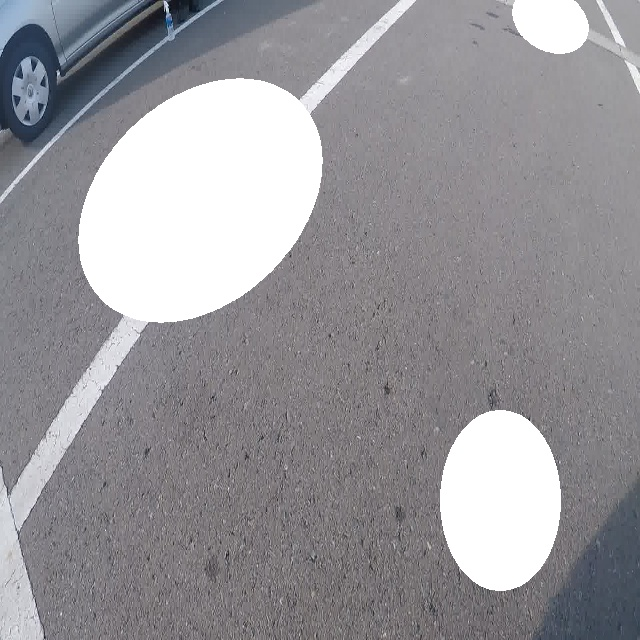
#> input picture code_seamless/input.jpg, 640 x 640 px, given in place of raindrop0439.jpg, which was not available
$ python poissonblending.py
#> lines starting #> are read from the running program, lines starting #| are printed output that depends on the picture; after the words box and inside, x2 and y2 are one past the last pixel; in counts of white or black regions, pixels touching at a corner belong together; pictures that were not available may be replaced by others from this repository, and a replacement may not be noted
### unsharp_mask.py
import cv2
import numpy as np

import poissonblending


def unsharp_mask(image, kernel_size=(5, 5), sigma= 5.0, amount=1.0, threshold=5):
    """Return a sharpened version of the image, using an unsharp mask."""
    # For details on unsharp masking, see:
    # https://en.wikipedia.org/wiki/Unsharp_masking
    # https://homepages.inf.ed.ac.uk/rbf/HIPR2/unsharp.htm
    blurred = cv2.GaussianBlur(image, kernel_size, sigma)
    sharpened = float(amount + 1) * image - float(amount) * blurred
    sharpened = np.maximum(sharpened, np.zeros(sharpened.shape))
    sharpened = np.minimum(sharpened, 255 * np.ones(sharpened.shape))
    sharpened = sharpened.round().astype(np.uint8)

    if threshold > 0:
        low_contrast_mask = np.absolute(image - blurred) < threshold
        np.copyto(sharpened, image, where=low_contrast_mask)

    return sharpened


# [13 lines that do not run on import are left out]
    # cv2.imwrite("lenna_unsharp.jpg", unsharp_image)

### poissonblending.py
#!/usr/bin/env python
# -*- coding: utf-8 -*-

import numpy as np
import scipy.sparse
import PIL.Image
import pyamg

import cv2
import unsharp_mask


# pre-process the mask array so that uint64 types from opencv.imread can be adapted
# [473 lines left out: functions prepare_mask, blend, test, inpainting, alpha_blending, alpha_blending_test_copy and 3 more, not called in this run]

    # Write results
    # cv2.imwrite("result/opencv-normal-clone-example.jpg", normal_clone)
    # cv2.imwrite("result/opencv-mixed-clone-example.jpg", mixed_clone)
    # cv2.imwrite("result/opencv-monochrome-transfer-example.jpg", monochrome_transfer)


if __name__ == '__main__':
    # [4 lines of commented-out code are left out]
    seamless_cloning_paper_test_copy()
#> in seamless_cloning_paper_test_copy, im is the input picture: shape (640, 640, 3); mean B, G, R 153.5, 149.3, 150.7
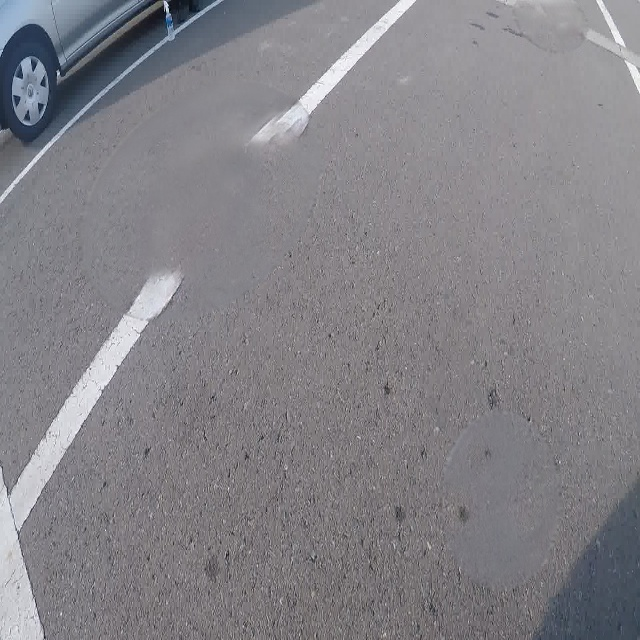
#> input picture code_seamless/output.jpg, 640 x 640 px, given in place of raindrop0436.jpg, which was not available
#> in seamless_cloning_paper_test_copy, obj is the input picture: shape (640, 640, 3); mean B, G, R 135.3, 130.3, 131.9
#> in seamless_cloning_paper_test_copy, `crop_img = obj[370:470, 270:370]`:
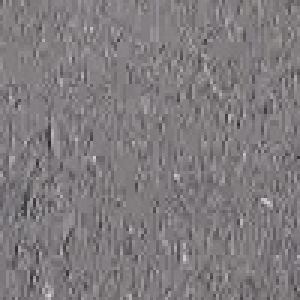
#> crop_img: shape (100, 100, 3) (shown 3 times larger); mean B, G, R 125.9, 123.1, 127.7
#> in seamless_cloning_paper_test_copy, `im[y_offset:y_offset+crop_img.shape[0], x_offset:x_offset+crop_img.sha..`:
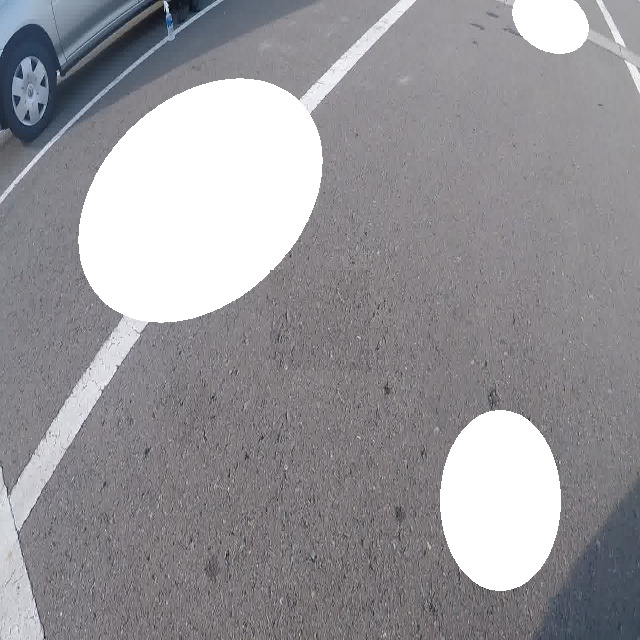
#> im: shape (640, 640, 3); 2.42% of pixels changed, all inside (x1, y1, x2, y2) = (270, 270, 370, 370)
#> in seamless_cloning_paper_test_copy, `(thresh, im_bw) = cv2.threshold(gray_image, 128, 255, cv2.THRESH_BINAR..`:
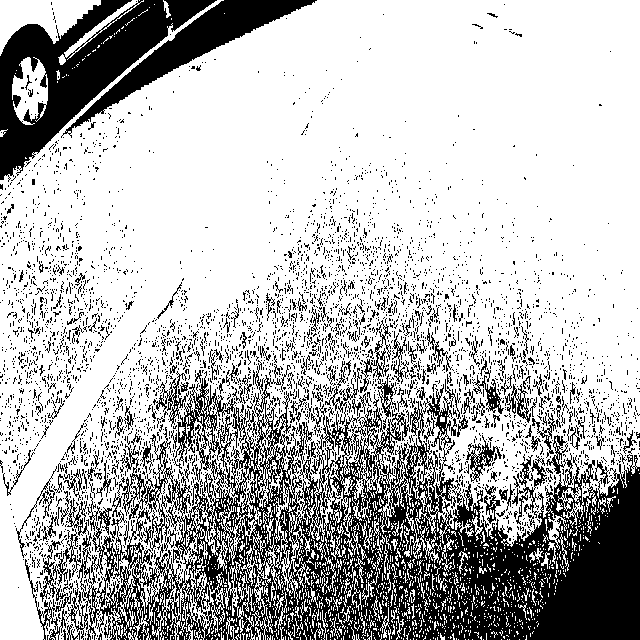
#> im_bw: shape (640, 640); 72.3% white; 4386 black regions (4177 under 20 px), largest, box (x1, y1, x2, y2) and area: (77, 371, 640, 640) 66043, (0, 0, 217, 182) 13867, (61, 0, 317, 138) 6181
#> in seamless_cloning_paper_test_copy, `(thresh, im_bw) = cv2.threshold(gray_image, 128, 255, cv2.THRESH_BINAR..`: thresh = 122
#> in seamless_cloning_paper_test_copy, `cv2.circle(im, center, 1, (0,0,255), -1)`: im: shape (640, 640, 3); under 0.01% of pixels changed, all inside (x1, y1, x2, y2) = (319, 319, 322, 322)
#> in seamless_cloning_paper_test_copy, `cv2.circle(mask,(minx, miny), 1, (0,255,255), -1)`: mask: shape (640, 640, 3); mean B, G, R 135.3, 130.3, 131.9
#> in seamless_cloning_paper_test_copy, `cv2.circle(mask,(maxx, miny), 1, (0,255,255), -1)`: mask: shape (640, 640, 3); mean B, G, R 135.3, 130.3, 131.9
#> in seamless_cloning_paper_test_copy, `cv2.circle(mask,(minx, maxy), 1, (0,255,255), -1)`: mask: shape (640, 640, 3); mean B, G, R 135.3, 130.3, 131.9
#> in seamless_cloning_paper_test_copy, `cv2.circle(mask,(maxx, maxy), 1, (0,255,255), -1)`: mask: shape (640, 640, 3); mean B, G, R 135.3, 130.3, 131.9
#> in seamless_cloning_paper_test_copy, `cv2.circle(mask,(miny, minx), 1, (0,255,0), -1)`: mask: shape (640, 640, 3); mean B, G, R 135.3, 130.3, 131.9
#> in seamless_cloning_paper_test_copy, `cv2.circle(mask,(maxy, minx), 1, (0,255,0), -1)`: mask: shape (640, 640, 3); mean B, G, R 135.3, 130.3, 131.9
#> in seamless_cloning_paper_test_copy, `cv2.circle(mask,(miny, maxx), 1, (0,255,0), -1)`: mask: shape (640, 640, 3); mean B, G, R 135.3, 130.3, 131.9
#> in seamless_cloning_paper_test_copy, `cv2.circle(mask,(maxy, maxx), 1, (0,255,0), -1)`: mask: shape (640, 640, 3); mean B, G, R 135.3, 130.3, 131.9
#> in unsharp_mask, `low_contrast_mask = np.absolute(image - blurred) < threshold`:
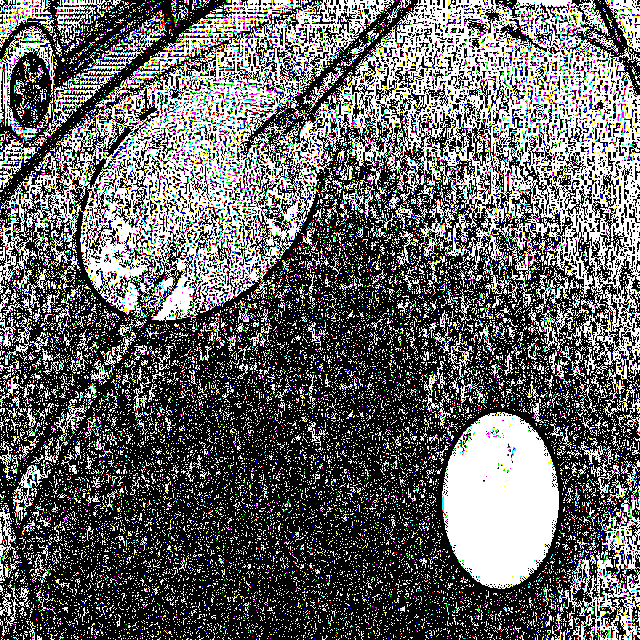
#> low_contrast_mask: shape (640, 640, 3) bool; mean B, G, R 0.397, 0.399, 0.398
#> call 2 of unsharp_mask, with kernel_size = (5, 5), sigma = 5, amount = 1, threshold = 5
#> in unsharp_mask (call 2), `sharpened = np.maximum(sharpened, np.zeros(sharpened.shape))`:
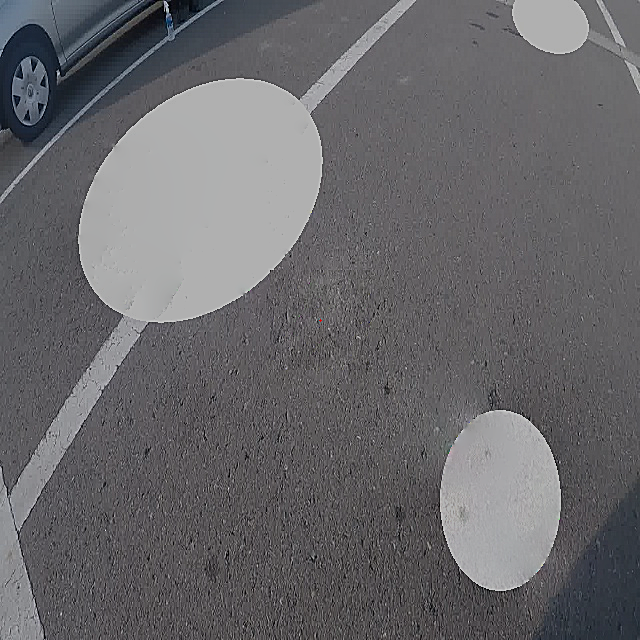
#> sharpened: shape (640, 640, 3) float64; mean B, G, R 154.3, 150.1, 151.3; drawn with min black and max white
#> in unsharp_mask (call 2), `low_contrast_mask = np.absolute(image - blurred) < threshold`:
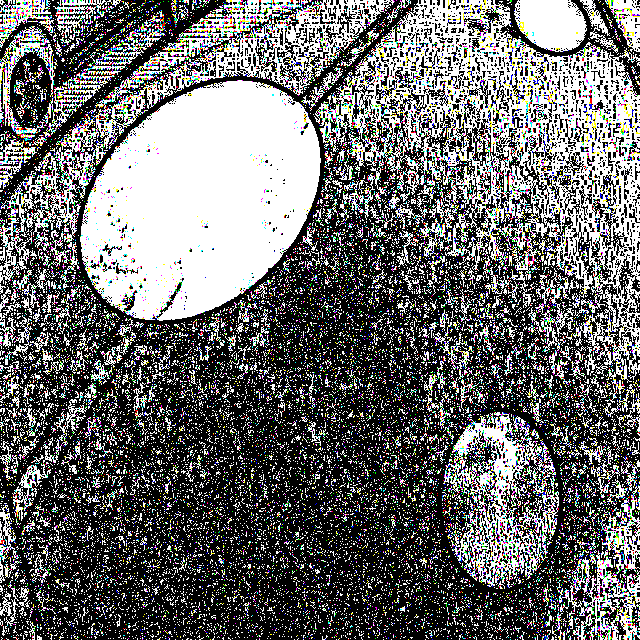
#> low_contrast_mask: shape (640, 640, 3) bool; mean B, G, R 0.414, 0.415, 0.415
#> in seamless_cloning_paper_test_copy, `cv2.circle(normal_clone, center, 1, (0,255,255), -1)`: normal_clone: shape (640, 640, 3); mean B, G, R 146.6, 142.1, 143.6
#> in seamless_cloning_paper_test_copy, `cv2.circle(mixed_clone, center, 1, (0,255,255), -1)`: mixed_clone: shape (640, 640, 3); mean B, G, R 153.7, 149.5, 150.6
#> in seamless_cloning_paper_test_copy, `cv2.circle(monochrome_transfer, center, 1, (0,255,255), -1)`: monochrome_transfer: shape (640, 640, 3); mean B, G, R 147.3, 142.9, 143.8
    # alpha_blending_test_copy()
